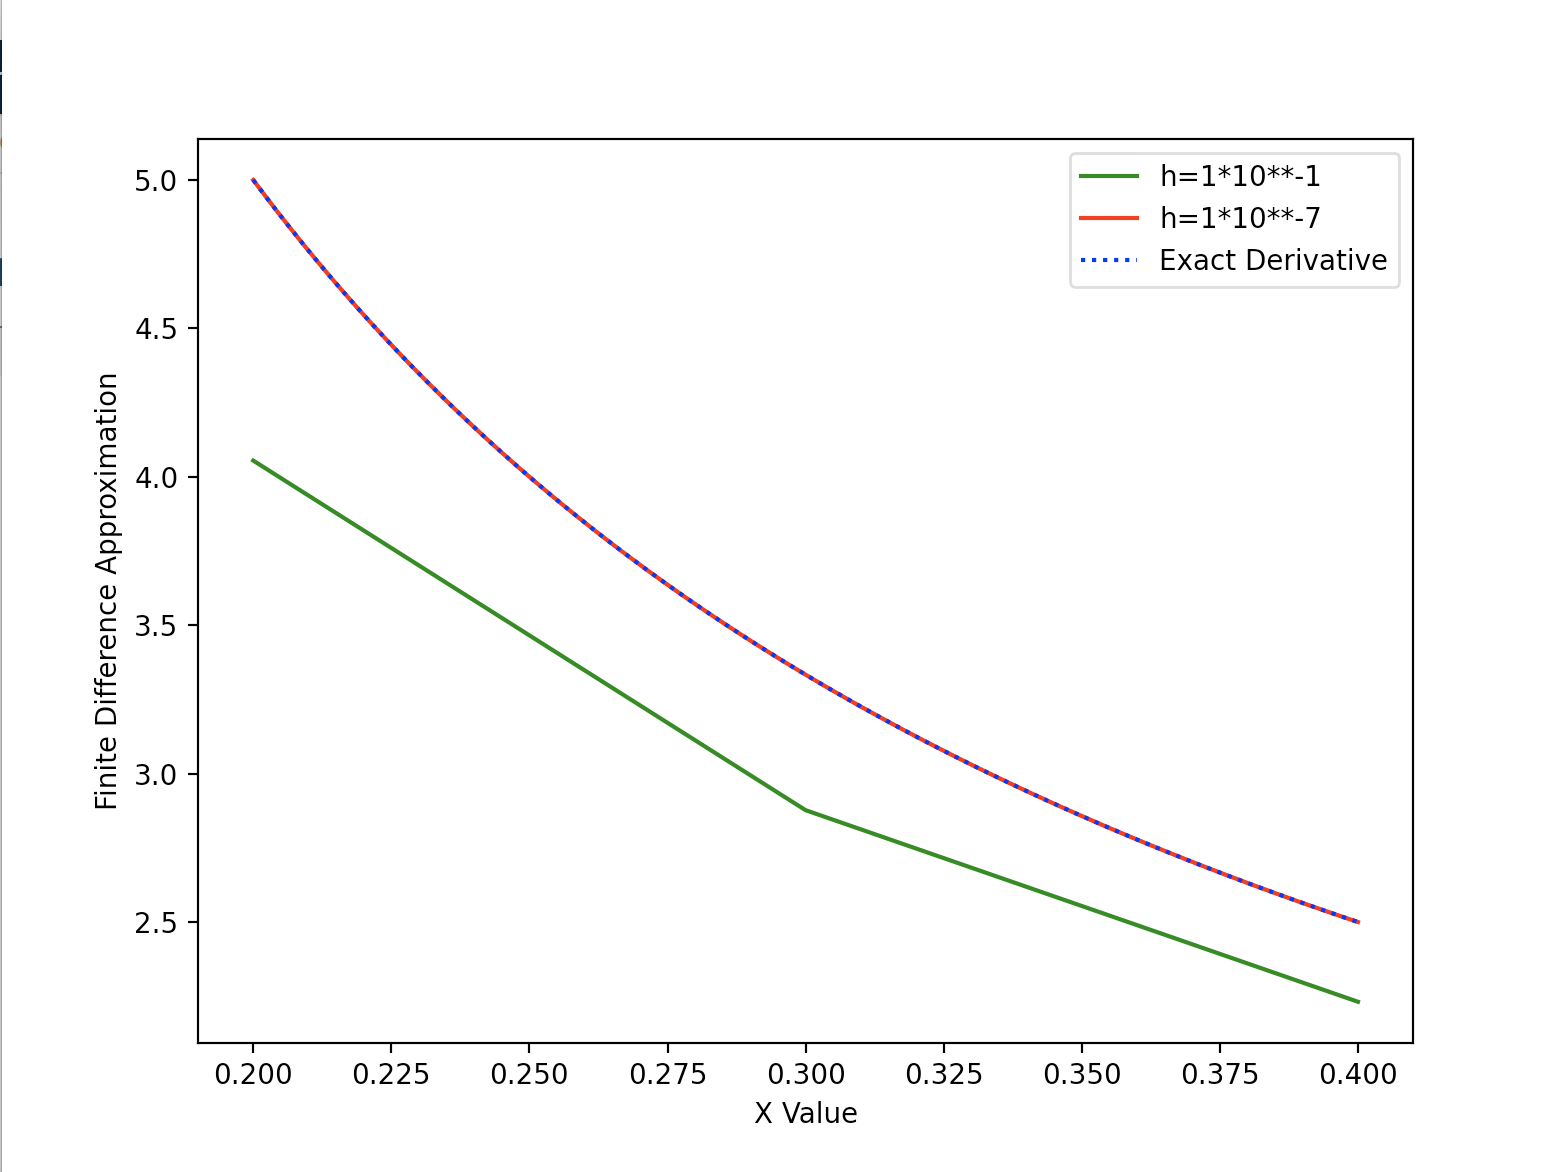

The Python source for this figure:
import numpy as np
import matplotlib.pyplot as plt


xValues = []
yValues = []

hValues = [1*10**-1, 1*10**-7]

#1*10**-15
#this was taking too long to calculate, and eventually kept automatically killing the process so I wasn't able to include it in my chart

def f(x):
    return np.log(x)

def numerical_diff(f,h):
    def calcDiff(x):
        #calculate differential function
        innerInput = x+h
        function = (f(innerInput) - f(x))/h
        return function
    return calcDiff

for i in hValues:
    a = 0.2
    xlist = []
    ylist = []
    closure = numerical_diff(f, i)
    while a <= 0.4:
        ylist.append(closure(a))
        xlist.append(a)
        a += i
    xValues.append(xlist)
    yValues.append(ylist)

exact_deriv = 1/np.array(xValues[1])

pl1 = plt.plot(xValues[0], yValues[0], 'g', label='h=1*10**-1')
pl2 = plt.plot(xValues[1], yValues[1], 'r', label = 'h=1*10**-7')
#pl3 = plt.plot(xValues[2], yValues[2], 'y--', label = 'h=1*10**-15')
pl4 = plt.plot(xValues[1], exact_deriv, 'b:', label = 'Exact Derivative')
plt.legend()

print("Answer to Q-a: the value of h that was closest to the true derivative was 1*10**-7. When h is too small, the approximation takes too long compute. When h is too large, the linear approximation is not accurate.")
print("Answer to Q-b: Automatic differentiation addresses the problems of heavy computation and inaccuracy, by breaking functions down into small elementary functions that are easy to compute yet still yield machine precision answers.")

plt.xlabel('X Value')
plt.ylabel('Finite Difference Approximation')
plt.show()
